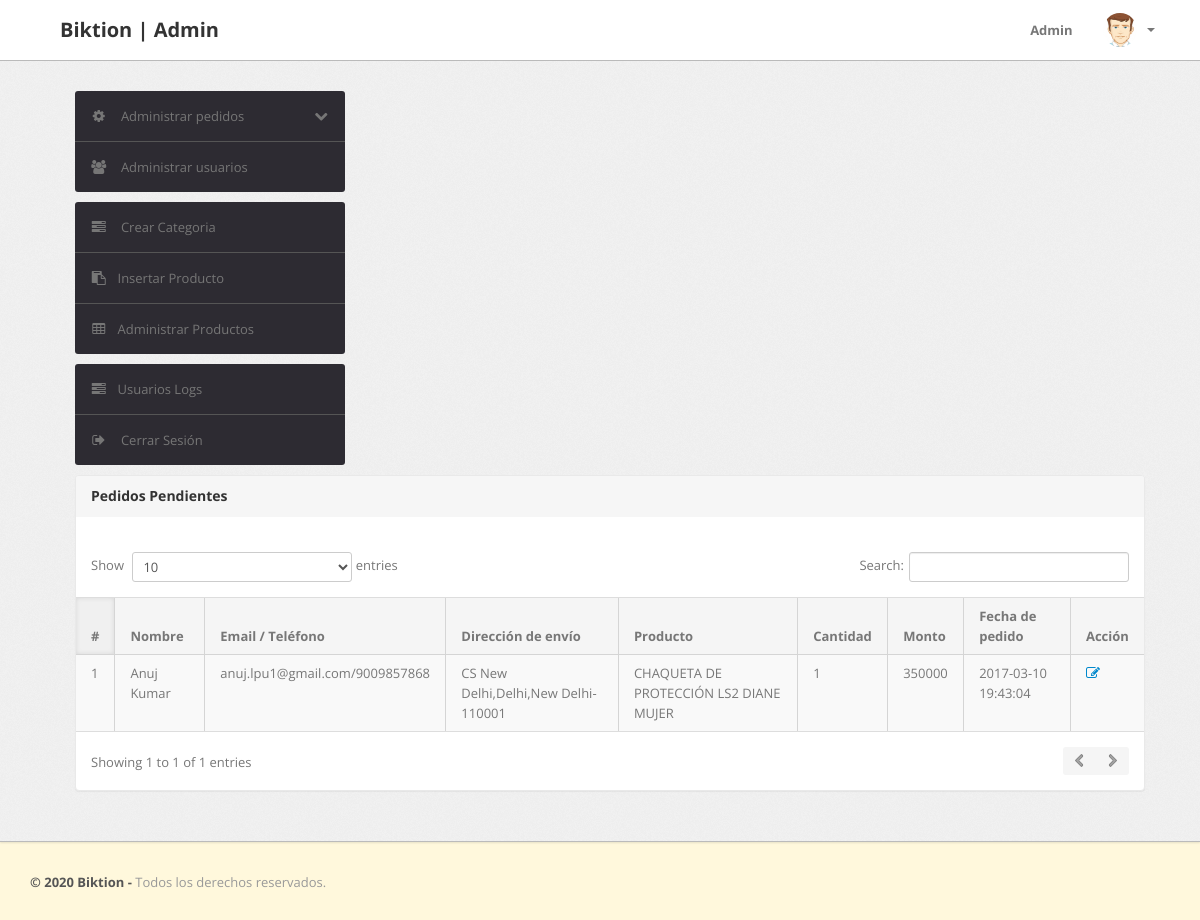
The app's page /admin/delivered-orders.php (signed in) with its own data.
### tables this page shows
CREATE TABLE `orders` (
  `id` int(11) NOT NULL,
  `userId` int(11) DEFAULT NULL,
  `productId` varchar(255) DEFAULT NULL,
  `quantity` int(11) DEFAULT NULL,
  `orderDate` timestamp NOT NULL DEFAULT current_timestamp(),
  `paymentMethod` varchar(50) DEFAULT NULL,
  `orderStatus` varchar(55) DEFAULT NULL
);

CREATE TABLE `users` (
  `id` int(11) NOT NULL,
  `name` varchar(255) DEFAULT NULL,
  `email` varchar(255) DEFAULT NULL,
  `contactno` bigint(11) DEFAULT NULL,
  `password` varchar(255) DEFAULT NULL,
  `shippingAddress` longtext DEFAULT NULL,
  `shippingState` varchar(255) DEFAULT NULL,
  `shippingCity` varchar(255) DEFAULT NULL,
  `shippingPincode` int(11) DEFAULT NULL,
  `billingAddress` longtext DEFAULT NULL,
  `billingState` varchar(255) DEFAULT NULL,
  `billingCity` varchar(255) DEFAULT NULL,
  `billingPincode` int(11) DEFAULT NULL,
  `regDate` timestamp NOT NULL DEFAULT current_timestamp(),
  `updationDate` varchar(255) DEFAULT NULL
);

CREATE TABLE `products` (
  `id` int(11) NOT NULL,
  `category` int(11) NOT NULL,
  `subCategory` int(11) DEFAULT NULL,
  `productName` varchar(255) DEFAULT NULL,
  `productCompany` varchar(255) DEFAULT NULL,
  `productPrice` int(11) DEFAULT NULL,
  `productPriceBeforeDiscount` int(11) DEFAULT NULL,
  `productDescription` longtext DEFAULT NULL,
  `productImage1` varchar(255) DEFAULT NULL,
  `productImage2` varchar(255) DEFAULT NULL,
  `productImage3` varchar(255) DEFAULT NULL,
  `shippingCharge` int(11) DEFAULT NULL,
  `productAvailability` varchar(255) DEFAULT NULL,
  `postingDate` timestamp NULL DEFAULT current_timestamp(),
  `updationDate` varchar(255) DEFAULT NULL
);

### admin/delivered-orders.php (the view, shortened to what this page needs)
<?php
include('include/config.php');
if(strlen($_SESSION['alogin'])==0)
	{
header('location:index.php');
}
else{
?>
<!DOCTYPE html>
<html lang="es">
<head>
	<link type="text/css" href="bootstrap/css/bootstrap.min.css" rel="stylesheet">
	<link type="text/css" href="bootstrap/css/bootstrap-responsive.min.css" rel="stylesheet">
	<link type="text/css" href="css/theme.css" rel="stylesheet">
	<link type="text/css" href="images/icons/css/font-awesome.css" rel="stylesheet">
</head>
<body>
<?php include('include/header.php');?>
	<div class="wrapper">
		<div class="container">
			<div class="row">
<?php include('include/sidebar.php');?>
			<div class="span11">
					<div class="content">
	<div class="module">
							<div class="module-head">
								<h3>Pedidos Pendientes</h3>
							</div>
							<div class="module-body table">
									<br />
								<table cellpadding="0" cellspacing="0" border="0" class="datatable-1 table table-bordered table-striped	 display table-responsive" >
									<thead>
										<tr>
											<th>#</th>
											<th>Nombre</th>
											<th width="50">Email / Teléfono</th>
											<th>Dirección de envío</th>
											<th>Producto </th>
											<th>Cantidad </th>
											<th>Monto </th>
											<th>Fecha de pedido</th>
											<th>Acción</th>
										</tr>
									</thead>
<tbody>
<?php
$st='Delivered';
$query=mysqli_query($con,"select users.name as username,users.email as useremail,users.contactno as usercontact,users.shippingAddress as shippingaddress,users.shippingCity as shippingcity,users.shippingState as shippingstate,users.shippingPincode as shippingpincode,products.productName as productname,products.shippingCharge as shippingcharge,orders.quantity as quantity,orders.orderDate as orderdate,products.productPrice as productprice,orders.id as id  from orders join users on  orders.userId=users.id join products on products.id=orders.productId where orders.orderStatus='$st'");
$cnt=1;
while($row=mysqli_fetch_array($query))
{
?>
										<tr>
											<td><?php echo htmlentities($cnt);?></td>
											<td><?php echo htmlentities($row['username']);?></td>
											<td><?php echo htmlentities($row['useremail']);?>/<?php echo htmlentities($row['usercontact']);?></td>
											<td><?php echo htmlentities($row['shippingaddress'].",".$row['shippingcity'].",".$row['shippingstate']."-".$row['shippingpincode']);?></td>
											<td><?php echo htmlentities($row['productname']);?></td>
											<td><?php echo htmlentities($row['quantity']);?></td>
											<td><?php echo htmlentities($row['quantity']*$row['productprice']+$row['shippingcharge']);?></td>
											<td><?php echo htmlentities($row['orderdate']);?></td>
											<td>    <a href="updateorder.php?oid=<?php echo htmlentities($row['id']);?>" title="Update order" target="_blank"><i class="icon-edit"></i></a>
											</td>
											</tr>
										<?php $cnt=$cnt+1; } ?>
										</tbody>
								</table>
							</div>
						</div>
					</div>
				</div>
			</div>
		</div>
	</div>
<?php include('include/footer.php');?>
</body>
<?php } ?>

### records on screen
orders: userId.name "Anuj Kumar", userId.email "anuj.lpu1@gmail.com", userId.contactno "9009857868", userId.shippingPincode "CS New Delhi,Delhi,New Delhi-110001", productId.productName "CHAQUETA DE PROTECCIÓN LS2 DIANE MUJER", quantity "1", $row['quantity']*$row['productprice']+$row['shippingcharge'] "350000", orderDate "2017-03-10 19:43:04"
